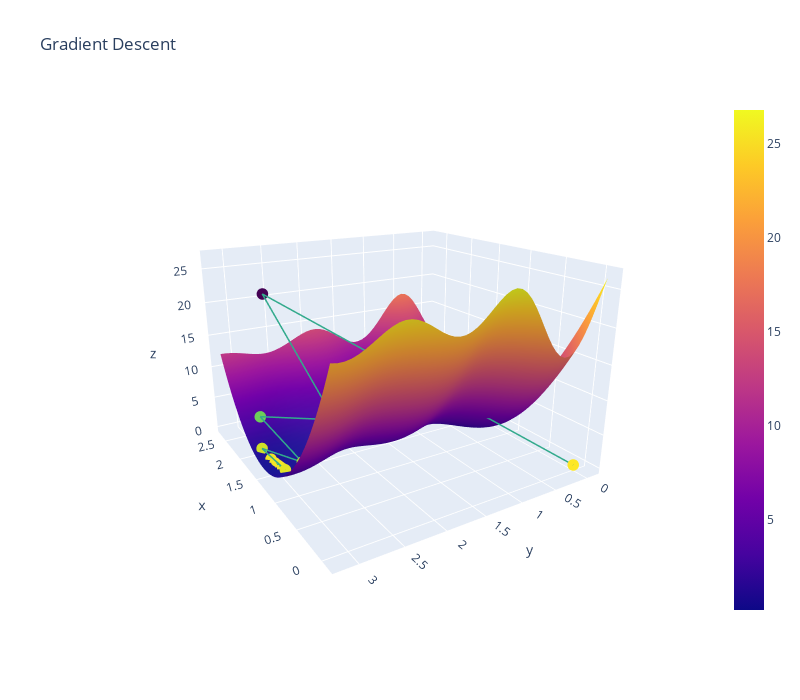

Notebook cell for this chart:
### Code cell
# Run me to see a 3D plot (gradient descent with static alpha)
plot_3d(thetas[:, 0], thetas[:, 1], loss, average_squared_loss, sin_model, x, y)
